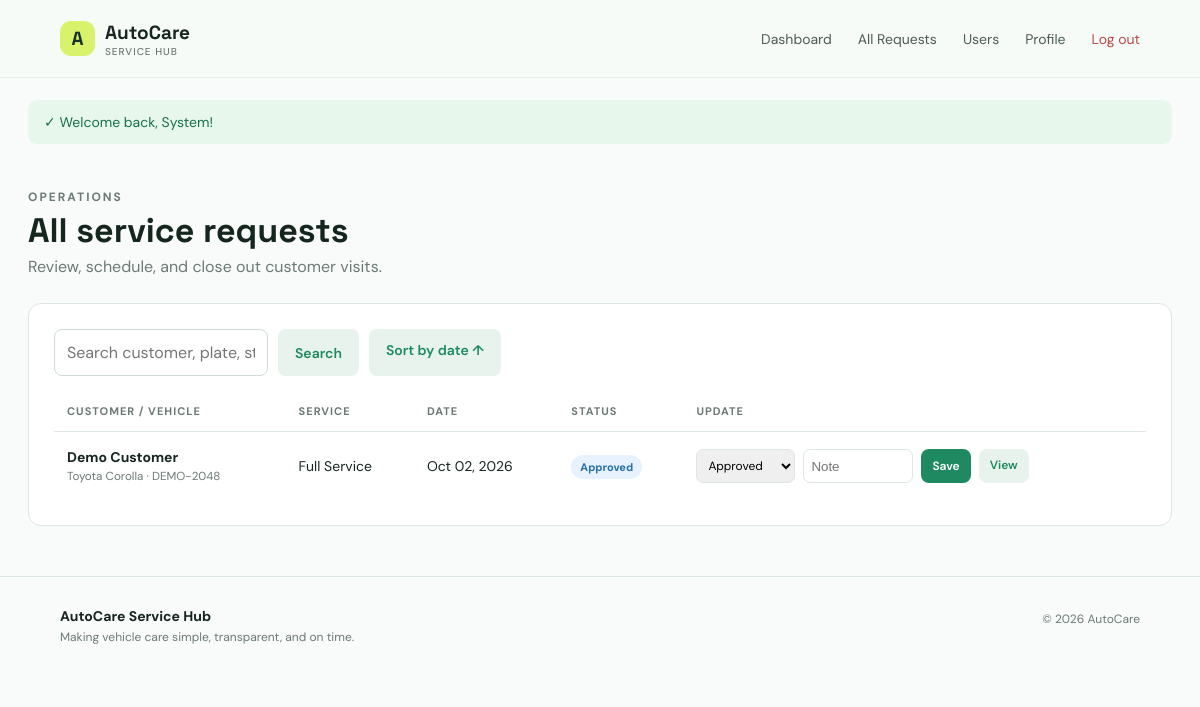
The app's page /admin/requests.php (signed in) with its own data.
### tables this page shows
CREATE TABLE service_requests (
  id INT AUTO_INCREMENT PRIMARY KEY,
  user_id INT NOT NULL,
  vehicle_id INT NOT NULL,
  service_type VARCHAR(100) NOT NULL,
  preferred_date DATE NOT NULL,
  notes TEXT DEFAULT NULL,
  status ENUM('Pending','Approved','In Progress','Completed','Cancelled') NOT NULL DEFAULT 'Pending',
  admin_notes TEXT DEFAULT NULL,
  created_at TIMESTAMP DEFAULT CURRENT_TIMESTAMP,
  updated_at TIMESTAMP DEFAULT CURRENT_TIMESTAMP ON UPDATE CURRENT_TIMESTAMP,
  FOREIGN KEY (user_id) REFERENCES users(id) ON DELETE CASCADE,
  FOREIGN KEY (vehicle_id) REFERENCES vehicles(id) ON DELETE CASCADE
);

CREATE TABLE users (
  id INT AUTO_INCREMENT PRIMARY KEY,
  name VARCHAR(100) NOT NULL,
  email VARCHAR(150) NOT NULL UNIQUE,
  phone VARCHAR(30) DEFAULT NULL,
  password VARCHAR(255) NOT NULL,
  role ENUM('customer','admin') NOT NULL DEFAULT 'customer',
  created_at TIMESTAMP DEFAULT CURRENT_TIMESTAMP
);

CREATE TABLE vehicles (
  id INT AUTO_INCREMENT PRIMARY KEY,
  user_id INT NOT NULL,
  make VARCHAR(60) NOT NULL,
  model VARCHAR(60) NOT NULL,
  year SMALLINT NOT NULL,
  registration_no VARCHAR(30) NOT NULL UNIQUE,
  color VARCHAR(30) DEFAULT NULL,
  created_at TIMESTAMP DEFAULT CURRENT_TIMESTAMP,
  FOREIGN KEY (user_id) REFERENCES users(id) ON DELETE CASCADE
);

### functions.php (called while the page is built, shortened)
<?php
function e($value)
{
    return htmlspecialchars((string)$value, ENT_QUOTES, 'UTF-8');
}
function status_class($status)
{
    return strtolower(str_replace(' ', '-', $status));
}

### admin/requests.php (the view, shortened to what this page needs)
<?php require_once '../functions.php';
$q = trim($_GET['q'] ?? '');
$sort = in_array($_GET['sort'] ?? '', ['preferred_date', 'status', 'created_at']) ? $_GET['sort'] : 'created_at';
$dir = ($_GET['dir'] ?? '') === 'asc' ? 'ASC' : 'DESC';
$sql = "
    SELECT s.*, u.name, u.email, v.make, v.model, v.registration_no
    FROM service_requests s
    LEFT JOIN users u ON u.id = s.user_id
    LEFT JOIN vehicles v ON v.id = s.vehicle_id
    WHERE 1
";
$params = [];
$sql .= " ORDER BY $sort $dir";
$st = $pdo->prepare($sql);
$st->execute($params);
$rows = $st->fetchAll();
include '../partials/header.php'; ?><div class="page-head">
    <div>
        <p class="eyebrow">Operations</p>
        <h1>All service requests</h1>
        <p>Review, schedule, and close out customer visits.</p>
    </div>
</div>
<div class="panel">
    <div class="search-bar">
        <form style="display:flex;gap:10px"><input name="q" placeholder="Search customer, plate, status..." value="<?= e($q) ?>"><button class="btn secondary">Search</button></form><a class="btn secondary" href="requests.php?sort=preferred_date&dir=asc">Sort by date ↑</a>
    </div>
    <div class="table-wrap">
        <table class="data-table">
            <thead>
                <tr>
                    <th>Customer / vehicle</th>
                    <th>Service</th>
                    <th>Date</th>
                    <th>Status</th>
                    <th>Update</th>
                </tr>
            </thead>
            <tbody><?php foreach ($rows as $r): ?><tr>
                        <td>
                            <b><?= e($r['name'] ?? 'Customer not found') ?></b><br>
                            <small class="muted">
                                <?= e(trim(($r['make'] ?? '') . ' ' . ($r['model'] ?? '')) ?: 'Vehicle not found') ?>
                                · <?= e($r['registration_no'] ?? 'No registration number') ?>
                            </small>
                        </td>
                        <td><?= e($r['service_type']) ?></td>
                        <td><?= date('M d, Y', strtotime($r['preferred_date'])) ?></td>
                        <td><span class="status <?= status_class($r['status']) ?>"><?= e($r['status']) ?></span></td>
                        <td>
                            <form method="post" class="actions"><input type="hidden" name="csrf" value="<?= csrf_token() ?>"><input type="hidden" name="id" value="<?= $r['id'] ?>"><select name="status" style="padding:7px;border:1px solid var(--line);border-radius:7px;font:inherit;font-size:12px"><?php foreach (['Pending', 'Approved', 'In Progress', 'Completed', 'Cancelled'] as $s): ?><option <?= $r['status'] === $s ? 'selected' : '' ?>><?= $s ?></option><?php endforeach; ?></select><input name="admin_notes" placeholder="Note" value="<?= e($r['admin_notes'] ?? '') ?>" style="width:110px;padding:7px;border:1px solid var(--line);border-radius:7px"><button class="btn primary small">Save</button><a class="btn secondary small" href="../service_view.php?id=<?= $r['id'] ?>">View</a></form>
                        </td>
                    </tr><?php endforeach;
                        if (!$rows): ?><tr>
                        <td colspan="5" class="empty">No matching requests.</td>
                    </tr><?php endif; ?></tbody>
        </table>
    </div>
</div><?php include '../partials/footer.php'; ?>

### assets/style.css (style rules this page uses)
:root { --ink: #15261f; --muted: #6c7a74; --line: #dde7e1; --paper: #f8fbf9; --white: #fff; --green: #1f8a61; --lime: #d9f26c; --dark: #163128; --red: #b84949; --amber: #a66e18 }
* { box-sizing: border-box }
body { margin: 0; background: var(--paper); color: var(--ink); font-family: 'DM Sans', sans-serif }
h1, h2, h3 { font-family: 'Space Grotesk', sans-serif; margin-top: 0 }
a { color: inherit; text-decoration: none }
.nav-cta, .btn { background: var(--dark); color: #fff; padding: 11px 18px; border-radius: 8px; font-weight: 600 }
.eyebrow { font-size: 12px; text-transform: uppercase; letter-spacing: 2px; color: var(--green); font-weight: 700 }
.primary { background: var(--green); padding: 14px 20px }
.page-head { display: flex; justify-content: space-between; align-items: end; margin: 45px 0 26px }
.page-head h1 { font-size: 34px; margin: 4px 0 }
.page-head p { color: var(--muted); margin: 0 }
.btn { display: inline-block; border: 0; cursor: pointer; font: 600 14px 'DM Sans'; padding: 12px 17px }
.btn.secondary { background: #e7f3ec; color: var(--green) }
.btn.small { padding: 8px 11px; font-size: 12px }
.panel { background: #fff; border: 1px solid var(--line); border-radius: 13px; padding: 25px; margin: 25px 0 }
.table-wrap { overflow: auto }
.data-table { width: 100%; border-collapse: collapse; font-size: 14px }
.data-table th { text-align: left; color: var(--muted); font-size: 11px; text-transform: uppercase; letter-spacing: 1px; padding: 13px; border-bottom: 1px solid var(--line) }
.data-table td { padding: 16px 13px; border-bottom: 1px solid #edf2ef }
.data-table tr:last-child td { border-bottom: 0 }
.status { padding: 5px 9px; border-radius: 20px; font-size: 11px; font-weight: 700; white-space: nowrap }
.approved { background: #e8f2ff; color: #2770a7 }
.field input, .field select, .field textarea, .search-bar input { width: 100%; border: 1px solid #cedbd3; border-radius: 8px; padding: 12px; font: inherit; background: #fff; color: var(--ink) }
.search-bar { display: flex; gap: 10px; margin-bottom: 15px }
.search-bar input { max-width: 320px }
.actions { display: flex; gap: 8px; flex-wrap: wrap }
.muted { color: var(--muted) }

### records on screen
service_requests: user.name "Demo Customer", vehicle.model "Toyota Corolla", vehicle.registration_no "DEMO-2048", service_type "Full Service", preferred_date "Oct 02, 2026", status "Approved"

### other values on screen
$success "Welcome back, System!"
